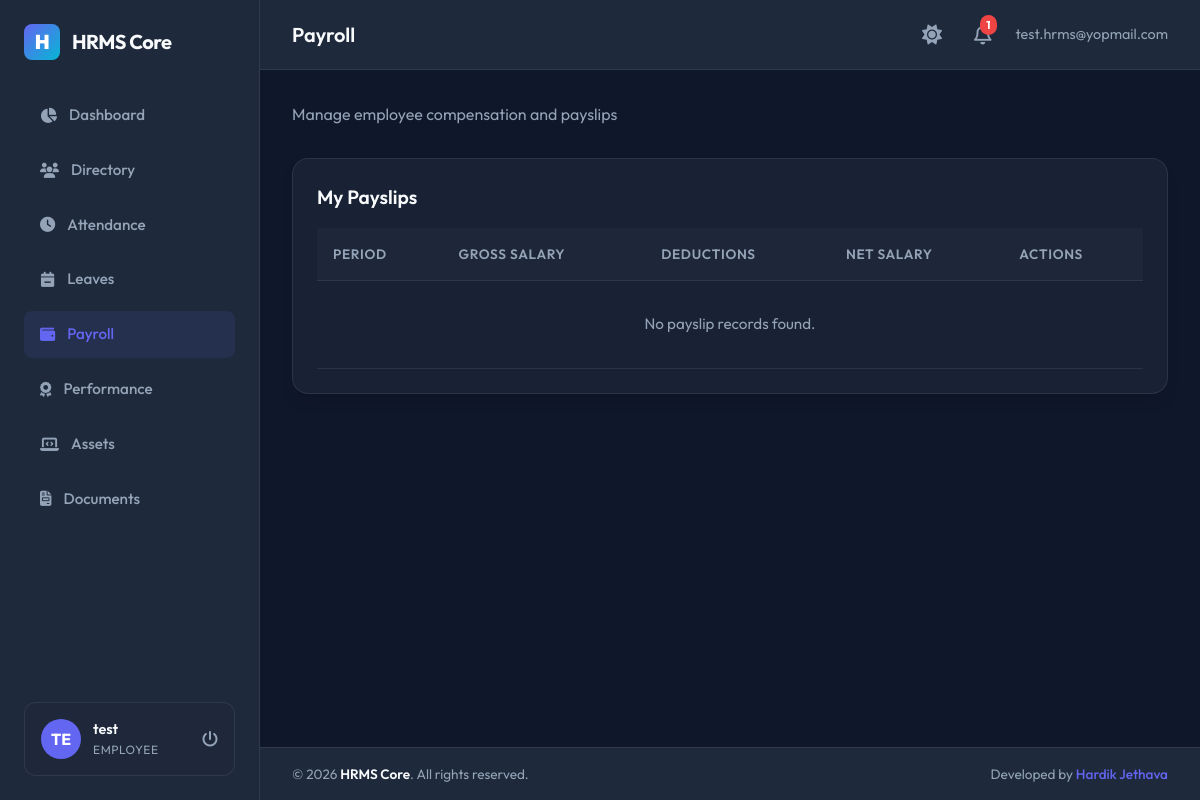
The app's page /payroll/ (signed in) with its own data.
### apps/accounts/models.py (models this page shows, shortened)
class User(AbstractBaseUser, PermissionsMixin, TimeStampedModel):
    ROLE_CHOICES = (
        ('Super Admin', 'Super Admin'),
        ('HR Manager', 'HR Manager'),
        ('Department Manager', 'Department Manager'),
        ('Employee', 'Employee'),
    )
    email = models.EmailField(unique=True)
    employee_code = models.CharField(max_length=50, unique=True, null=True, blank=True)
    role = models.CharField(max_length=30, choices=ROLE_CHOICES, default='Employee')
    is_active = models.BooleanField(default=True)
    is_staff = models.BooleanField(default=False)
    objects = UserManager()
    USERNAME_FIELD = 'email'
    REQUIRED_FIELDS = []

### apps/employees/models.py (models this page shows, shortened)
class Employee(TimeStampedModel):
    GENDER_CHOICES = (
        ('Male', 'Male'),
        ('Female', 'Female'),
        ('Other', 'Other'),
    )
    EMPLOYMENT_TYPE_CHOICES = (
        ('Full Time', 'Full Time'),
        ('Part Time', 'Part Time'),
        ('Contract', 'Contract'),
        ('Intern', 'Intern'),
    )
    EMPLOYMENT_STATUS_CHOICES = (
        ('Active', 'Active'),
        ('Probation', 'Probation'),
        ('Notice Period', 'Notice Period'),
        ('Resigned', 'Resigned'),
        ('Terminated', 'Terminated'),
    )
    user = models.OneToOneField(
        settings.AUTH_USER_MODEL,
        on_delete=models.CASCADE,
        related_name='employee_profile'
    )
    employee_id = models.CharField(max_length=50, unique=True)
    first_name = models.CharField(max_length=50)
    last_name = models.CharField(max_length=50)
    personal_email = models.EmailField(unique=True)
    phone = models.CharField(max_length=20, blank=True)
    date_of_birth = models.DateField(null=True, blank=True)
    gender = models.CharField(max_length=10, choices=GENDER_CHOICES, blank=True)
    joining_date = models.DateField()
    employment_type = models.CharField(max_length=30, choices=EMPLOYMENT_TYPE_CHOICES, default='Full Time')
    employment_status = models.CharField(max_length=30, choices=EMPLOYMENT_STATUS_CHOICES, default='Active')
    designation = models.CharField(max_length=100)
    department = models.ForeignKey(
        'departments.Department',
        on_delete=models.SET_NULL,
        null=True,
        blank=True,
        related_name='employees'
    )
    manager = models.ForeignKey(
        'self',
        on_delete=models.SET_NULL,
        null=True,
        blank=True,
        related_name='subordinates'
    )
    address = models.TextField(blank=True)
    city = models.CharField(max_length=100, blank=True)
    state = models.CharField(max_length=100, blank=True)
    country = models.CharField(max_length=100, blank=True)
    postal_code = models.CharField(max_length=20, blank=True)
    profile_picture = models.ImageField(upload_to='profile_pics/', null=True, blank=True)

### apps/payroll/views.py (the view)
# urls.py: path('', views.payroll_list, name='payroll_list'),
@login_required
def payroll_list(request):
    user = request.user
    is_mgr = is_hr_or_admin(user)
    if is_mgr:
        records = Payroll.objects.all().select_related('employee', 'employee__department').order_by('-year', '-month')
        structures = SalaryStructure.objects.all().select_related('employee')
    else:
        employee = getattr(user, 'employee_profile', None)
        if employee:
            records = Payroll.objects.filter(employee=employee).order_by('-year', '-month')
        else:
            records = Payroll.objects.none()
        structures = []
    return render(request, 'payroll/payroll_list.html', {
        'records': records,
        'structures': structures,
        'is_manager': is_mgr,
        'months': Payroll.MONTH_CHOICES,
        'current_year': timezone.localdate().year
    })

### apps/payroll/views.py (called while the page is built)
def is_hr_or_admin(user):
    return user.role in ('Super Admin', 'HR Manager')

### templates/payroll/payroll_list.html (shortened to what this page needs)
{% extends 'base.html' %}
{% block page_header %}Payroll{% endblock %}
{% block content %}
<div style="display: flex; flex-direction: column; gap: 2rem;">
    <div style="display: flex; justify-content: space-between; align-items: flex-start; flex-wrap: wrap; gap: 1rem;">
        <span style="color: var(--text-secondary);">Manage employee compensation and payslips</span>
    </div>
    <div class="card">
        <h3 style="font-size: 1.2rem; font-weight: 600; margin-bottom: 1rem;">
            {% if is_manager %}Generated Payslips{% else %}My Payslips{% endif %}
        </h3>
        <div class="table-container">
            <table class="custom-table">
                <thead>
                    <tr>
                        <th>Period</th>
                        <th>Gross Salary</th>
                        <th>Deductions</th>
                        <th>Net Salary</th>
                        <th>Actions</th>
                    </tr>
                </thead>
                <tbody>
                    {% for record in records %}
                        <tr>
                            {% if is_manager %}
                                <td>
                                    <strong style="color: var(--text-primary);">{{ record.employee.first_name }} {{ record.employee.last_name }}</strong>
                                    <div style="font-size: 0.75rem; color: var(--text-secondary);">{{ record.employee.employee_id }}</div>
                                </td>
                            {% endif %}
                            <td><strong>{{ record.get_month_display }} {{ record.year }}</strong></td>
                            <td>{{ record.gross_salary }}</td>
                            <td>{{ record.total_deductions }}</td>
                            <td style="color: var(--success); font-weight: bold;">{{ record.net_salary }}</td>
                            <td>
                                <a href="{% url 'report_payslip' record.pk %}" class="btn btn-primary" style="padding: 0.4rem 0.75rem; font-size: 0.8rem;" target="_blank" id="btn_download_payslip_{{ record.id }}">
                                    <i class="fa-solid fa-file-pdf"></i> Download PDF
                                </a>
                            </td>
                        </tr>
                    {% empty %}
                        <tr>
                            <td colspan="{% if is_manager %}6{% else %}5{% endif %}" style="text-align: center; padding: 2rem; color: var(--text-secondary);">
                                No payslip records found.
                            </td>
                        </tr>
                    {% endfor %}
                </tbody>
            </table>
        </div>
    </div>
</div>
{% endblock %}

### templates/base.html (shortened to what this page needs)
{% load static %}
<!DOCTYPE html>
<html lang="en">
<head>
    <link rel="stylesheet" href="https://cdnjs.cloudflare.com/ajax/libs/font-awesome/6.4.0/css/all.min.css">
    <link rel="stylesheet" href="{% static 'css/styles.css' %}">
</head>
<body>
    <div class="app-container">
        {% if user.is_authenticated %}
        <aside class="sidebar">
            <div class="brand-section">
                <div class="brand-logo">H</div>
                <span>HRMS Core</span>
            </div>
            <nav style="flex-grow: 1;">
                <ul class="menu-list">
                    <li class="menu-item {% if request.resolver_match.url_name == 'dashboard' %}active{% endif %}">
                        <a href="{% url 'dashboard' %}">
                            <i class="fa-solid fa-chart-pie"></i>
                            <span>Dashboard</span>
                        </a>
                    </li>
                    <li class="menu-item {% if '/employees/' in request.path %}active{% endif %}">
                        <a href="{% url 'employee_list' %}">
                            <i class="fa-solid fa-users"></i>
                            <span>Directory</span>
                        </a>
                    </li>
                    <li class="menu-item {% if '/attendance/' in request.path %}active{% endif %}">
                        <a href="{% url 'attendance_list' %}">
                            <i class="fa-solid fa-clock"></i>
                            <span>Attendance</span>
                        </a>
                    </li>
                    <li class="menu-item {% if '/leaves/' in request.path %}active{% endif %}">
                        <a href="{% url 'leave_list' %}">
                            <i class="fa-solid fa-calendar-minus"></i>
                            <span>Leaves</span>
                        </a>
                    </li>
                    <li class="menu-item {% if '/payroll/' in request.path %}active{% endif %}">
                        <a href="{% url 'payroll_list' %}">
                            <i class="fa-solid fa-wallet"></i>
                            <span>Payroll</span>
                        </a>
                    </li>
                    <li class="menu-item {% if '/performance/' in request.path %}active{% endif %}">
                        <a href="{% url 'performance_list' %}">
                            <i class="fa-solid fa-award"></i>
                            <span>Performance</span>
                        </a>
                    </li>
                    <li class="menu-item {% if '/assets/' in request.path %}active{% endif %}">
                        <a href="{% url 'asset_list' %}">
                            <i class="fa-solid fa-laptop-code"></i>
                            <span>Assets</span>
                        </a>
                    </li>
                    <li class="menu-item {% if '/documents/' in request.path %}active{% endif %}">
                        <a href="{% url 'document_list' %}">
                            <i class="fa-solid fa-file-invoice"></i>
                            <span>Documents</span>
                        </a>
                    </li>
                </ul>
            </nav>
            <div class="user-profile-widget">
                <div class="user-avatar">
                    {% if user.employee_profile.profile_picture %}
                        <img src="{{ user.employee_profile.profile_picture.url }}" alt="Profile Pic">
                    {% else %}
                        <span>{{ user.email|slice:":2"|upper }}</span>
                    {% endif %}
                </div>
                <div class="user-info">
                    <span class="user-name">{{ user.employee_profile.first_name|default:"User" }}</span>
                    <span class="user-role">{{ user.role }}</span>
                </div>
                <a href="{% url 'logout' %}" style="margin-left: auto; color: var(--text-secondary);" title="Sign Out">
                    <i class="fa-solid fa-power-off"></i>
                </a>
            </div>
        </aside>
        {% endif %}
        <main class="main-content">
            {% if user.is_authenticated %}
            <header class="top-navbar">
                <div class="page-title">
                    {% block page_header %}HR Management System{% endblock %}
                </div>
                <div class="navbar-actions">
                    <button id="theme-toggle" style="background: none; border: none; font-size: 1.25rem; color: var(--text-secondary); cursor: pointer; transition: var(--transition-all); margin-right: 0.5rem; display: flex; align-items: center;" title="Toggle Light/Dark Theme">
                        <i class="fa-solid fa-sun" id="theme-toggle-icon"></i>
                    </button>
                    <div class="notification-badge" onclick="location.href='{% url 'notification_list' %}'">
                        <i class="fa-regular fa-bell"></i>
                        <span class="badge-count" id="unread-count">0</span>
                    </div>
                    <span style="font-size: 0.9rem; color: var(--text-secondary)">
                        {{ user.email }}
                    </span>
                </div>
            </header>
            {% endif %}
            <div class="content-frame">
                {% block content %}{% endblock %}
            </div>
            {% if user.is_authenticated %}
            <footer class="app-footer">
                <div class="footer-copyright">
                    &copy; {% now "Y" %} <span>HRMS Core</span>. All rights reserved.
                </div>
                <div class="footer-author">
                    Developed by <a href="https://github.com/hardikjethava-dev" target="_blank" rel="noopener noreferrer">Hardik Jethava</a>
                </div>
            </footer>
            {% endif %}
        </main>
    </div>
</body>
</html>

### records on screen
User: email "TE", employee_profile.first_name "test", role "EMPLOYEE", email "test.hrms@yopmail.com"
